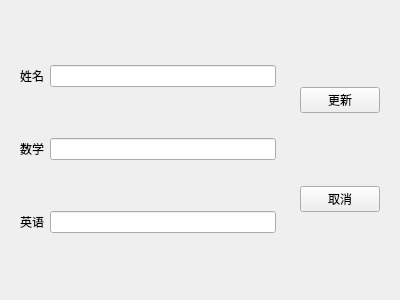
<?xml version="1.0" encoding="UTF-8"?>
<ui version="4.0">
 <class>updatescore</class>
 <widget class="QWidget" name="updatescore">
  <property name="geometry">
   <rect>
    <x>0</x>
    <y>0</y>
    <width>400</width>
    <height>300</height>
   </rect>
  </property>
  <property name="windowTitle">
   <string>Form</string>
  </property>
  <layout class="QHBoxLayout" name="horizontalLayout">
   <item>
    <widget class="QWidget" name="widget" native="true">
     <layout class="QGridLayout" name="gridLayout">
      <item row="0" column="0">
       <widget class="QLabel" name="label">
        <property name="text">
         <string>姓名</string>
        </property>
       </widget>
      </item>
      <item row="0" column="1">
       <widget class="QLineEdit" name="name"/>
      </item>
      <item row="1" column="0">
       <widget class="QLabel" name="label_2">
        <property name="text">
         <string>数学</string>
        </property>
       </widget>
      </item>
      <item row="1" column="1">
       <widget class="QLineEdit" name="english"/>
      </item>
      <item row="2" column="0">
       <widget class="QLabel" name="label_3">
        <property name="text">
         <string>英语</string>
        </property>
       </widget>
      </item>
      <item row="2" column="1">
       <widget class="QLineEdit" name="math"/>
      </item>
     </layout>
    </widget>
   </item>
   <item>
    <widget class="QWidget" name="widget_2" native="true">
     <layout class="QVBoxLayout" name="verticalLayout">
      <item>
       <widget class="QPushButton" name="uppdate">
        <property name="text">
         <string>更新</string>
        </property>
       </widget>
      </item>
      <item>
       <widget class="QPushButton" name="pushButton_2">
        <property name="text">
         <string>取消</string>
        </property>
       </widget>
      </item>
     </layout>
    </widget>
   </item>
  </layout>
 </widget>
 <resources/>
 <connections/>
</ui>
